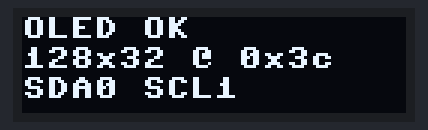
Bench run of a program on a simulated Raspberry Pi Pico running MicroPython. Parts: 128×32 one-colour display. Library files of the repository ran but are not shown: ssd1306.py; what the program prints to the serial console is not drawn. At 8.5 s the program stops and its outputs stay as they are.

Above: at 1.1 s.
At 3.1 s:
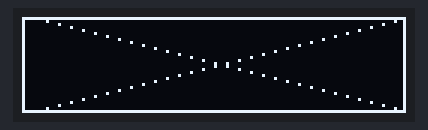
At 5.16 s:
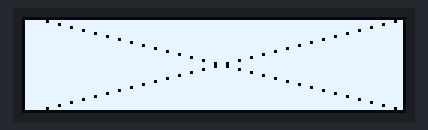
At 6.33 s:
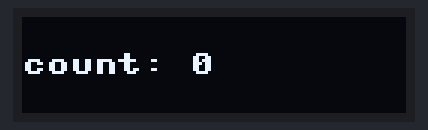
At 7.45 s:
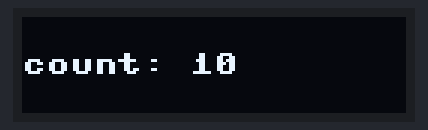
At 8.6 s:
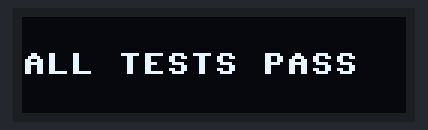

The program:

oled_test.py
```python
# Step 2: drive the SSD1306 128x32 and show a visible self-test.
from machine import Pin, SoftI2C
from ssd1306 import SSD1306_I2C
import time

SDA, SCL, BUS = 0, 1, 0
W, H = 128, 32

i2c = SoftI2C(sda=Pin(SDA), scl=Pin(SCL), freq=400_000)
addrs = i2c.scan()
print("i2c devices:", [hex(a) for a in addrs])
if not addrs:
    raise SystemExit("No I2C device found - check wiring")

addr = 0x3C if 0x3C in addrs else addrs[0]
print("using address", hex(addr))
oled = SSD1306_I2C(W, H, i2c, addr=addr)

# 1. all pixels on - catches a dead/blank panel immediately
oled.fill(1)
oled.show()
print("test 1: full white")
time.sleep(1)

# 2. text
oled.fill(0)
oled.text("OLED OK", 0, 0)
oled.text("%dx%d @ %s" % (W, H, hex(addr)), 0, 10)
oled.text("SDA%d SCL%d" % (SDA, SCL), 0, 20)
oled.show()
print("test 2: text")
time.sleep(2)

# 3. border + diagonals - catches partial/shifted addressing
oled.fill(0)
oled.rect(0, 0, W, H, 1)
for x in range(0, W, 4):
    oled.pixel(x, int(x * (H - 1) / (W - 1)), 1)
    oled.pixel(x, H - 1 - int(x * (H - 1) / (W - 1)), 1)
oled.show()
print("test 3: border + X")
time.sleep(2)

# 4. invert flash
for _ in range(3):
    oled.invert(1); time.sleep(0.2)
    oled.invert(0); time.sleep(0.2)
print("test 4: invert flash")

# 5. animated counter - proves sustained I2C traffic
oled.fill(0)
for n in range(20):
    oled.fill_rect(0, 8, W, 16, 0)
    oled.text("count: %d" % n, 0, 12)
    oled.show()
    time.sleep(0.1)

oled.fill(0)
oled.text("ALL TESTS PASS", 0, 12)
oled.show()
print("RESULT: all display tests completed")
```

Measured:
- what the display in image 0 shows lasts 2.1 s, from 1.0 s to 3.1 s
